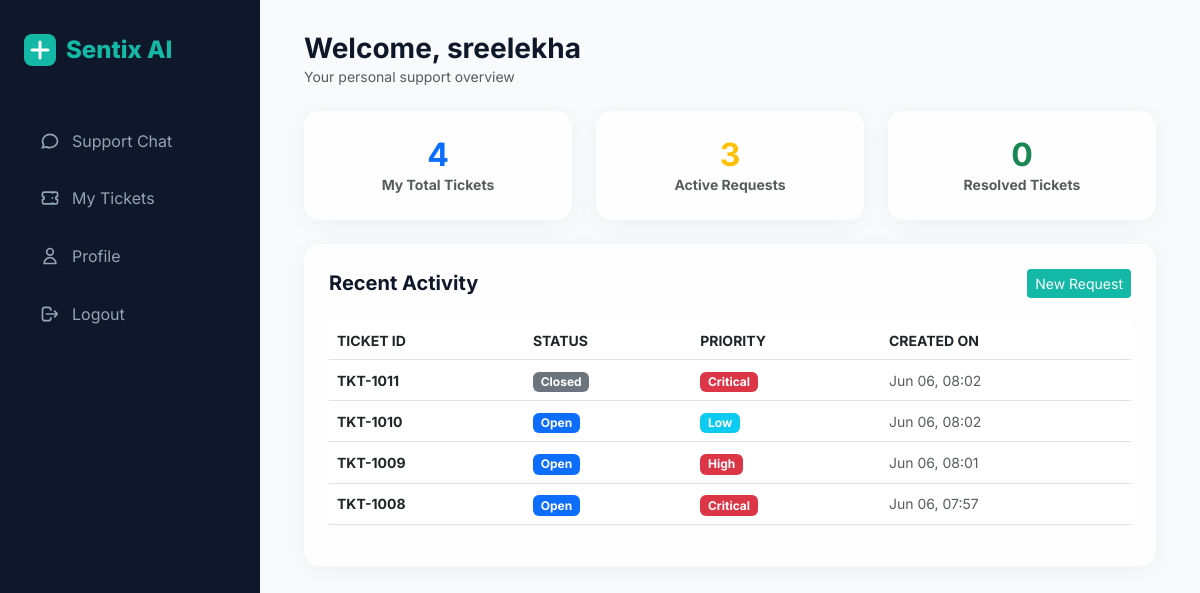
The app's page /dashboard (signed in) with its own data.
### models.py (models this page shows)
class User(UserMixin, db.Model):
    __tablename__ = 'users'
    id = db.Column(db.Integer, primary_key=True)
    username = db.Column(db.String(150), unique=True, nullable=False)
    email = db.Column(db.String(150), unique=True, nullable=False)
    password_hash = db.Column(db.String(256), nullable=False)
    role = db.Column(db.String(20), default='user') # 'user' or 'admin'
    created_at = db.Column(db.DateTime, default=datetime.utcnow)
    conversations = db.relationship('Conversation', backref='user', lazy=True)
    tickets = db.relationship('Ticket', backref='customer', lazy=True, foreign_keys='Ticket.user_id')

class Ticket(db.Model):
    __tablename__ = 'tickets'
    id = db.Column(db.Integer, primary_key=True)
    ticket_number = db.Column(db.String(20), unique=True, nullable=False)
    user_id = db.Column(db.Integer, db.ForeignKey('users.id'), nullable=False)
    assigned_agent_id = db.Column(db.Integer, db.ForeignKey('agents.id'), nullable=True)
    issue_description = db.Column(db.Text, nullable=False)
    sentiment = db.Column(db.String(20))
    emotion = db.Column(db.String(20))
    priority = db.Column(db.String(20)) # Low, Medium, High, Critical
    status = db.Column(db.String(20), default='Open') # Open, In Progress, Resolved, Closed
    created_at = db.Column(db.DateTime, default=datetime.utcnow)
    resolved_at = db.Column(db.DateTime, nullable=True)
    closed_at = db.Column(db.DateTime, nullable=True)
    activities = db.relationship('TicketActivity', backref='ticket', lazy=True, cascade="all, delete-orphan")

### app.py (the view)
@app.route('/dashboard')
@login_required
@user_required
def dashboard():
    tickets = Ticket.query.filter_by(user_id=current_user.id).order_by(Ticket.created_at.desc()).all()
    return render_template('user_dashboard.html', tickets=tickets)

### app.py (called while the page is built)
@login_manager.user_loader
def load_user(user_id):
    return User.query.get(int(user_id))

def user_required(f):
    @wraps(f)
    def decorated_function(*args, **kwargs):
        u = current_user.username if current_user.is_authenticated else "Anon"
        r = current_user.role if current_user.is_authenticated else "None"
        print(f"--- SECURITY CHECK: User Required ---")
        print("Logged User:", u)
        print("Role:", r)
        print("Requested URL:", request.path)
        if not current_user.is_authenticated or current_user.role != 'user':
            print("Redirecting to: /admin/dashboard (User access required)")
            flash('User access required.', 'error')
            return redirect(url_for('admin_dashboard'))
        print("Access Granted.")
        return f(*args, **kwargs)
    return decorated_function

### templates/user_dashboard.html (shortened to what this page needs)
{% extends "base.html" %}
{% block content %}
<div class="container-fluid">
    <div class="mb-4">
        <h1 class="h3 fw-bold mb-0">Welcome, {{ current_user.username }}</h1>
        <p class="text-muted small">Your personal support overview</p>
    </div>
    <div class="row g-4 mb-4">
        <div class="col-md-4">
            <div class="glass-card text-center py-4">
                <div class="h2 fw-bold mb-0 text-primary">{{ tickets|length }}</div>
                <div class="small text-muted fw-bold">My Total Tickets</div>
            </div>
        </div>
        <div class="col-md-4">
            <div class="glass-card text-center py-4">
                <div class="h2 fw-bold mb-0 text-warning">{{ tickets|selectattr('status', 'equalto', 'Open')|list|length }}</div>
                <div class="small text-muted fw-bold">Active Requests</div>
            </div>
        </div>
        <div class="col-md-4">
            <div class="glass-card text-center py-4">
                <div class="h2 fw-bold mb-0 text-success">{{ tickets|selectattr('status', 'equalto', 'Resolved')|list|length }}</div>
                <div class="small text-muted fw-bold">Resolved Tickets</div>
            </div>
        </div>
    </div>
    <div class="glass-card">
        <div class="d-flex justify-content-between align-items-center mb-4">
            <h5 class="fw-bold mb-0">Recent Activity</h5>
            <a href="{{ url_for('chat') }}" class="btn btn-teal btn-sm">New Request</a>
        </div>
        <div class="table-responsive">
            <table class="table table-hover align-middle">
                <thead>
                    <tr class="text-muted small fw-bold">
                        <th>TICKET ID</th>
                        <th>STATUS</th>
                        <th>PRIORITY</th>
                        <th>CREATED ON</th>
                    </tr>
                </thead>
                <tbody>
                    {% for ticket in tickets[:5] %}
                    <tr>
                        <td class="fw-bold small">{{ ticket.ticket_number }}</td>
                        <td>
                            <span class="badge {% if ticket.status == 'Open' %}bg-primary{% elif ticket.status == 'Resolved' %}bg-success{% else %}bg-secondary{% endif %}">
                                {{ ticket.status }}
                            </span>
                        </td>
                        <td>
                             <span class="badge {% if ticket.priority in ['Critical', 'High'] %}bg-danger{% elif ticket.priority == 'Medium' %}bg-warning{% else %}bg-info{% endif %}">
                                {{ ticket.priority }}
                            </span>
                        </td>
                        <td class="small text-muted">{{ ticket.created_at.strftime('%b %d, %H:%M') }}</td>
                    </tr>
                    {% endfor %}
                </tbody>
            </table>
        </div>
    </div>
</div>
{% endblock %}

### templates/base.html (shortened to what this page needs)
<!DOCTYPE html>
<html lang="en">
<head>
    <link href="https://cdn.jsdelivr.net/npm/bootstrap@5.3.0/dist/css/bootstrap.min.css" rel="stylesheet">
    <link rel="stylesheet" href="{{ url_for('static', filename='css/style.css') }}">
</head>
<body>
    {% if current_user.is_authenticated %}
    <div class="sidebar">
        <div class="brand">
            <svg width="32" height="32" viewBox="0 0 32 32" fill="none" xmlns="http://www.w3.org/2000/svg">
                <rect width="32" height="32" rx="8" fill="#14B8A6"/>
                <path d="M16 8V24M8 16H24" stroke="white" stroke-width="3" stroke-linecap="round"/>
            </svg>
            <span>Sentix AI</span>
        </div>
        <nav>
            {% if current_user.role == 'admin' %}
            <a href="{{ url_for('admin_dashboard') }}" class="nav-link {% if request.path == url_for('admin_dashboard') %}active{% endif %}">
                <svg width="20" height="20" fill="none" stroke="currentColor" stroke-width="2" viewBox="0 0 24 24"><path d="M9 19v-6a2 2 0 00-2-2H5a2 2 0 00-2 2v6a2 2 0 002 2h2a2 2 0 002-2zm0 0V9a2 2 0 012-2h2a2 2 0 012 2v10m-6 0a2 2 0 002 2h2a2 2 0 002-2m0 0V5a2 2 0 012-2h2a2 2 0 012 2v14a2 2 0 01-2 2h-2a2 2 0 01-2-2z"></path></svg>
                Admin Panel
            </a>
            {% else %}
            <a href="{{ url_for('chat') }}" class="nav-link {% if request.path == url_for('chat') %}active{% endif %}">
                <svg width="20" height="20" fill="none" stroke="currentColor" stroke-width="2" viewBox="0 0 24 24"><path d="M8 12h.01M12 12h.01M16 12h.01M21 12c0 4.418-4.03 8-9 8a9.863 9.863 0 01-4.255-.949L3 20l1.395-3.72C3.512 15.042 3 13.574 3 12c0-4.418 4.03-8 9-8s9 3.582 9 8z"></path></svg>
                Support Chat
            </a>
            <a href="{{ url_for('my_tickets') }}" class="nav-link {% if request.path == url_for('my_tickets') %}active{% endif %}">
                <svg width="20" height="20" fill="none" stroke="currentColor" stroke-width="2" viewBox="0 0 24 24"><path d="M15 5v2m0 4v2m0 4v2M5 5a2 2 0 00-2 2v3a2 2 0 110 4v3a2 2 0 002 2h14a2 2 0 002-2v-3a2 2 0 110-4V7a2 2 0 00-2-2H5z"></path></svg>
                My Tickets
            </a>
            <a href="{{ url_for('profile') }}" class="nav-link {% if request.path == url_for('profile') %}active{% endif %}">
                <svg width="20" height="20" fill="none" stroke="currentColor" stroke-width="2" viewBox="0 0 24 24"><path d="M16 7a4 4 0 11-8 0 4 4 0 018 0zM12 14a7 7 0 00-7 7h14a7 7 0 00-7-7z"></path></svg>
                Profile
            </a>
            {% endif %}
            <a href="{{ url_for('logout') }}" class="nav-link" style="margin-top: auto;">
                <svg width="20" height="20" fill="none" stroke="currentColor" stroke-width="2" viewBox="0 0 24 24"><path d="M17 16l4-4m0 0l-4-4m4 4H7m6 4v1a3 3 0 01-3 3H6a3 3 0 01-3-3V7a3 3 0 013-3h4a3 3 0 013 3v1"></path></svg>
                Logout
            </a>
        </nav>
    </div>
    <div class="main-content">
        {% block content %}{% endblock %}
    </div>
    {% else %}
        {% block auth_content %}{% endblock %}
    {% endif %}
</body>
</html>

### static/css/style.css (style rules this page uses)
:root { --bg-color: #F8FAFC; --sidebar-color: #0F172A; --primary-color: #0F766E; --accent-color: #14B8A6; --card-bg: #FFFFFF; --text-color: #0F172A; --text-muted: #64748B; --success: #22C55E; --warning: #F59E0B; --error: #EF4444; --border-radius: 16px; --transition: all 0.3s cubic-bezier(0.4, 0, 0.2, 1); }
body { font-family: 'Inter', system-ui, -apple-system, sans-serif; background-color: var(--bg-color); color: var(--text-color); margin: 0; overflow-x: hidden; }
.sidebar { width: 260px; background-color: var(--sidebar-color); height: 100vh; position: fixed; left: 0; top: 0; color: white; padding: 2rem 1.5rem; z-index: 1000; }
.sidebar .brand { font-size: 1.5rem; font-weight: 800; color: var(--accent-color); margin-bottom: 3rem; display: flex; align-items: center; gap: 10px; }
.nav-link { color: #94A3B8; padding: 0.8rem 1rem; border-radius: 12px; margin-bottom: 0.5rem; display: flex; align-items: center; gap: 12px; text-decoration: none; transition: var(--transition); }
.main-content { margin-left: 260px; padding: 2rem; min-height: 100vh; }
.glass-card { background: rgba(255, 255, 255, 0.8); backdrop-filter: blur(12px); -webkit-backdrop-filter: blur(12px); border: 1px solid rgba(255, 255, 255, 0.3); border-radius: var(--border-radius); box-shadow: 0 4px 24px -1px rgba(0, 0, 0, 0.05); padding: 1.5rem; transition: var(--transition); }

### templates/user_dashboard.html (style rules this page uses)
.btn-teal { background-color: #14B8A6; color: white; border: none; }

### records on screen
User: username "sreelekha"
Ticket: ticket_number "TKT-1011", status "Closed", priority "Critical", created_at "Jun 06, 08:02"
Ticket: ticket_number "TKT-1010", status "Open", priority "Low", created_at "Jun 06, 08:02"
Ticket: ticket_number "TKT-1009", status "Open", priority "High", created_at "Jun 06, 08:01"
Ticket: ticket_number "TKT-1008", status "Open", priority "Critical", created_at "Jun 06, 07:57"

### other values on screen
{{ tickets|length }} "4"
{{ tickets|selectattr('status', 'equalto', 'Open')|list|length }} "3"
{{ tickets|selectattr('status', 'equalto', 'Resolved')|list|length }} "0"
